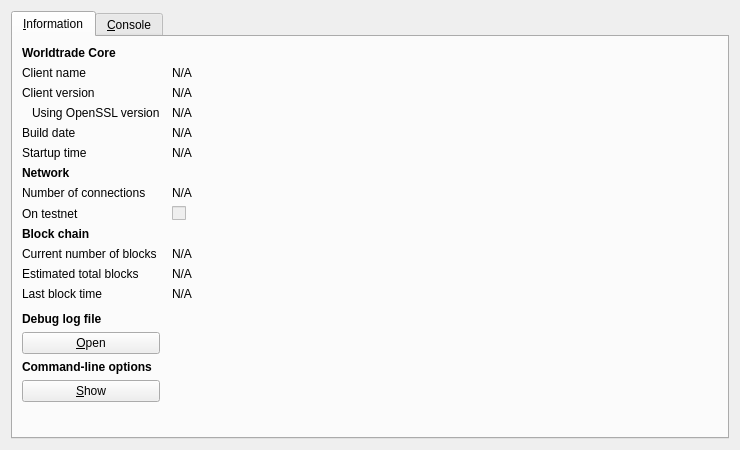
<?xml version="1.0" encoding="UTF-8"?>
<ui version="4.0">
 <class>RPCConsole</class>
 <widget class="QDialog" name="RPCConsole">
  <property name="geometry">
   <rect>
    <x>0</x>
    <y>0</y>
    <width>740</width>
    <height>450</height>
   </rect>
  </property>
  <property name="windowTitle">
   <string>Worldtrade - Debug window</string>
  </property>
  <layout class="QVBoxLayout" name="verticalLayout_2">
   <item>
    <widget class="QTabWidget" name="tabWidget">
     <property name="currentIndex">
      <number>0</number>
     </property>
     <widget class="QWidget" name="tab_info">
      <attribute name="title">
       <string>&amp;Information</string>
      </attribute>
      <layout class="QGridLayout" name="gridLayout" columnstretch="0,1">
       <property name="horizontalSpacing">
        <number>12</number>
       </property>
       <item row="0" column="0">
        <widget class="QLabel" name="label_9">
         <property name="font">
          <font>
           <weight>75</weight>
           <bold>true</bold>
          </font>
         </property>
         <property name="text">
          <string>Worldtrade Core</string>
         </property>
        </widget>
       </item>
       <item row="1" column="0">
        <widget class="QLabel" name="label_5">
         <property name="text">
          <string>Client name</string>
         </property>
        </widget>
       </item>
       <item row="1" column="1">
        <widget class="QLabel" name="clientName">
         <property name="cursor">
          <cursorShape>IBeamCursor</cursorShape>
         </property>
         <property name="text">
          <string>N/A</string>
         </property>
         <property name="textFormat">
          <enum>Qt::PlainText</enum>
         </property>
         <property name="textInteractionFlags">
          <set>Qt::LinksAccessibleByMouse|Qt::TextSelectableByKeyboard|Qt::TextSelectableByMouse</set>
         </property>
        </widget>
       </item>
       <item row="2" column="0">
        <widget class="QLabel" name="label_6">
         <property name="text">
          <string>Client version</string>
         </property>
        </widget>
       </item>
       <item row="2" column="1">
        <widget class="QLabel" name="clientVersion">
         <property name="cursor">
          <cursorShape>IBeamCursor</cursorShape>
         </property>
         <property name="text">
          <string>N/A</string>
         </property>
         <property name="textFormat">
          <enum>Qt::PlainText</enum>
         </property>
         <property name="textInteractionFlags">
          <set>Qt::LinksAccessibleByMouse|Qt::TextSelectableByKeyboard|Qt::TextSelectableByMouse</set>
         </property>
        </widget>
       </item>
       <item row="3" column="0">
        <widget class="QLabel" name="label_14">
         <property name="text">
          <string>Using OpenSSL version</string>
         </property>
         <property name="indent">
          <number>10</number>
         </property>
        </widget>
       </item>
       <item row="3" column="1">
        <widget class="QLabel" name="openSSLVersion">
         <property name="cursor">
          <cursorShape>IBeamCursor</cursorShape>
         </property>
         <property name="text">
          <string>N/A</string>
         </property>
         <property name="textFormat">
          <enum>Qt::PlainText</enum>
         </property>
         <property name="textInteractionFlags">
          <set>Qt::LinksAccessibleByMouse|Qt::TextSelectableByKeyboard|Qt::TextSelectableByMouse</set>
         </property>
        </widget>
       </item>
       <item row="4" column="0">
        <widget class="QLabel" name="label_12">
         <property name="text">
          <string>Build date</string>
         </property>
        </widget>
       </item>
       <item row="4" column="1">
        <widget class="QLabel" name="buildDate">
         <property name="cursor">
          <cursorShape>IBeamCursor</cursorShape>
         </property>
         <property name="text">
          <string>N/A</string>
         </property>
         <property name="textFormat">
          <enum>Qt::PlainText</enum>
         </property>
         <property name="textInteractionFlags">
          <set>Qt::LinksAccessibleByMouse|Qt::TextSelectableByKeyboard|Qt::TextSelectableByMouse</set>
         </property>
        </widget>
       </item>
       <item row="5" column="0">
        <widget class="QLabel" name="label_13">
         <property name="text">
          <string>Startup time</string>
         </property>
        </widget>
       </item>
       <item row="5" column="1">
        <widget class="QLabel" name="startupTime">
         <property name="cursor">
          <cursorShape>IBeamCursor</cursorShape>
         </property>
         <property name="text">
          <string>N/A</string>
         </property>
         <property name="textFormat">
          <enum>Qt::PlainText</enum>
         </property>
         <property name="textInteractionFlags">
          <set>Qt::LinksAccessibleByMouse|Qt::TextSelectableByKeyboard|Qt::TextSelectableByMouse</set>
         </property>
        </widget>
       </item>
       <item row="6" column="0">
        <widget class="QLabel" name="label_11">
         <property name="font">
          <font>
           <weight>75</weight>
           <bold>true</bold>
          </font>
         </property>
         <property name="text">
          <string>Network</string>
         </property>
        </widget>
       </item>
       <item row="7" column="0">
        <widget class="QLabel" name="label_7">
         <property name="text">
          <string>Number of connections</string>
         </property>
        </widget>
       </item>
       <item row="7" column="1">
        <widget class="QLabel" name="numberOfConnections">
         <property name="cursor">
          <cursorShape>IBeamCursor</cursorShape>
         </property>
         <property name="text">
          <string>N/A</string>
         </property>
         <property name="textFormat">
          <enum>Qt::PlainText</enum>
         </property>
         <property name="textInteractionFlags">
          <set>Qt::LinksAccessibleByMouse|Qt::TextSelectableByKeyboard|Qt::TextSelectableByMouse</set>
         </property>
        </widget>
       </item>
       <item row="8" column="0">
        <widget class="QLabel" name="label_8">
         <property name="text">
          <string>On testnet</string>
         </property>
        </widget>
       </item>
       <item row="8" column="1">
        <widget class="QCheckBox" name="isTestNet">
         <property name="enabled">
          <bool>false</bool>
         </property>
         <property name="text">
          <string/>
         </property>
        </widget>
       </item>
       <item row="9" column="0">
        <widget class="QLabel" name="label_10">
         <property name="font">
          <font>
           <weight>75</weight>
           <bold>true</bold>
          </font>
         </property>
         <property name="text">
          <string>Block chain</string>
         </property>
        </widget>
       </item>
       <item row="10" column="0">
        <widget class="QLabel" name="label_3">
         <property name="text">
          <string>Current number of blocks</string>
         </property>
        </widget>
       </item>
       <item row="10" column="1">
        <widget class="QLabel" name="numberOfBlocks">
         <property name="cursor">
          <cursorShape>IBeamCursor</cursorShape>
         </property>
         <property name="text">
          <string>N/A</string>
         </property>
         <property name="textFormat">
          <enum>Qt::PlainText</enum>
         </property>
         <property name="textInteractionFlags">
          <set>Qt::LinksAccessibleByMouse|Qt::TextSelectableByKeyboard|Qt::TextSelectableByMouse</set>
         </property>
        </widget>
       </item>
       <item row="11" column="0">
        <widget class="QLabel" name="label_4">
         <property name="text">
          <string>Estimated total blocks</string>
         </property>
        </widget>
       </item>
       <item row="11" column="1">
        <widget class="QLabel" name="totalBlocks">
         <property name="cursor">
          <cursorShape>IBeamCursor</cursorShape>
         </property>
         <property name="text">
          <string>N/A</string>
         </property>
         <property name="textFormat">
          <enum>Qt::PlainText</enum>
         </property>
         <property name="textInteractionFlags">
          <set>Qt::LinksAccessibleByMouse|Qt::TextSelectableByKeyboard|Qt::TextSelectableByMouse</set>
         </property>
        </widget>
       </item>
       <item row="12" column="0">
        <widget class="QLabel" name="label_2">
         <property name="text">
          <string>Last block time</string>
         </property>
        </widget>
       </item>
       <item row="12" column="1">
        <widget class="QLabel" name="lastBlockTime">
         <property name="cursor">
          <cursorShape>IBeamCursor</cursorShape>
         </property>
         <property name="text">
          <string>N/A</string>
         </property>
         <property name="textFormat">
          <enum>Qt::PlainText</enum>
         </property>
         <property name="textInteractionFlags">
          <set>Qt::LinksAccessibleByMouse|Qt::TextSelectableByKeyboard|Qt::TextSelectableByMouse</set>
         </property>
        </widget>
       </item>
       <item row="13" column="0">
        <spacer name="verticalSpacer_2">
         <property name="orientation">
          <enum>Qt::Vertical</enum>
         </property>
         <property name="sizeHint" stdset="0">
          <size>
           <width>20</width>
           <height>20</height>
          </size>
         </property>
        </spacer>
       </item>
       <item row="14" column="0">
        <widget class="QLabel" name="labelDebugLogfile">
         <property name="font">
          <font>
           <weight>75</weight>
           <bold>true</bold>
          </font>
         </property>
         <property name="text">
          <string>Debug log file</string>
         </property>
        </widget>
       </item>
       <item row="15" column="0">
        <widget class="QPushButton" name="openDebugLogfileButton">
         <property name="toolTip">
          <string>Open the Worldtrade debug log file from the current data directory. This can take a few seconds for large log files.</string>
         </property>
         <property name="text">
          <string>&amp;Open</string>
         </property>
         <property name="autoDefault">
          <bool>false</bool>
         </property>
        </widget>
       </item>
       <item row="16" column="0">
        <widget class="QLabel" name="labelCLOptions">
         <property name="font">
          <font>
           <weight>75</weight>
           <bold>true</bold>
          </font>
         </property>
         <property name="text">
          <string>Command-line options</string>
         </property>
        </widget>
       </item>
       <item row="17" column="0">
        <widget class="QPushButton" name="showCLOptionsButton">
         <property name="toolTip">
          <string>Show the Worldtrade-Qt help message to get a list with possible Worldtrade command-line options.</string>
         </property>
         <property name="text">
          <string>&amp;Show</string>
         </property>
         <property name="autoDefault">
          <bool>false</bool>
         </property>
        </widget>
       </item>
       <item row="18" column="0">
        <spacer name="verticalSpacer">
         <property name="orientation">
          <enum>Qt::Vertical</enum>
         </property>
         <property name="sizeHint" stdset="0">
          <size>
           <width>20</width>
           <height>40</height>
          </size>
         </property>
        </spacer>
       </item>
      </layout>
     </widget>
     <widget class="QWidget" name="tab_console">
      <attribute name="title">
       <string>&amp;Console</string>
      </attribute>
      <layout class="QVBoxLayout" name="verticalLayout_3">
       <property name="spacing">
        <number>3</number>
       </property>
       <item>
        <widget class="QTextEdit" name="messagesWidget">
         <property name="minimumSize">
          <size>
           <width>0</width>
           <height>100</height>
          </size>
         </property>
         <property name="readOnly">
          <bool>true</bool>
         </property>
         <property name="tabKeyNavigation" stdset="0">
          <bool>false</bool>
         </property>
         <property name="columnCount" stdset="0">
          <number>2</number>
         </property>
        </widget>
       </item>
       <item>
        <layout class="QHBoxLayout" name="horizontalLayout">
         <property name="spacing">
          <number>3</number>
         </property>
         <item>
          <widget class="QLabel" name="label">
           <property name="text">
            <string notr="true">&gt;</string>
           </property>
          </widget>
         </item>
         <item>
          <widget class="QLineEdit" name="lineEdit"/>
         </item>
         <item>
          <widget class="QPushButton" name="clearButton">
           <property name="maximumSize">
            <size>
             <width>24</width>
             <height>24</height>
            </size>
           </property>
           <property name="toolTip">
            <string>Clear console</string>
           </property>
           <property name="text">
            <string/>
           </property>
           <property name="icon">
            <iconset resource="../bitcoin.qrc">
             <normaloff>:/icons/remove</normaloff>:/icons/remove</iconset>
           </property>
           <property name="shortcut">
            <string notr="true">Ctrl+L</string>
           </property>
           <property name="autoDefault">
            <bool>false</bool>
           </property>
          </widget>
         </item>
        </layout>
       </item>
      </layout>
     </widget>
    </widget>
   </item>
  </layout>
 </widget>
 <resources>
  <include location="../bitcoin.qrc"/>
 </resources>
 <connections/>
</ui>
